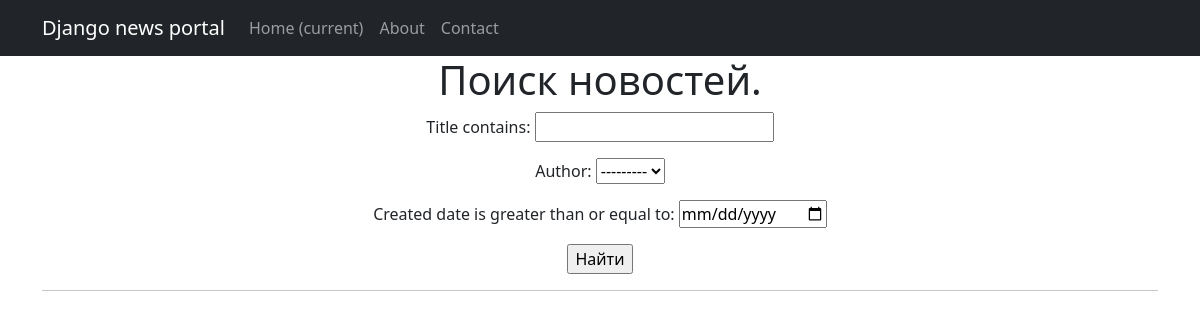
The page /news/news/search/ on the database as committed earlier.
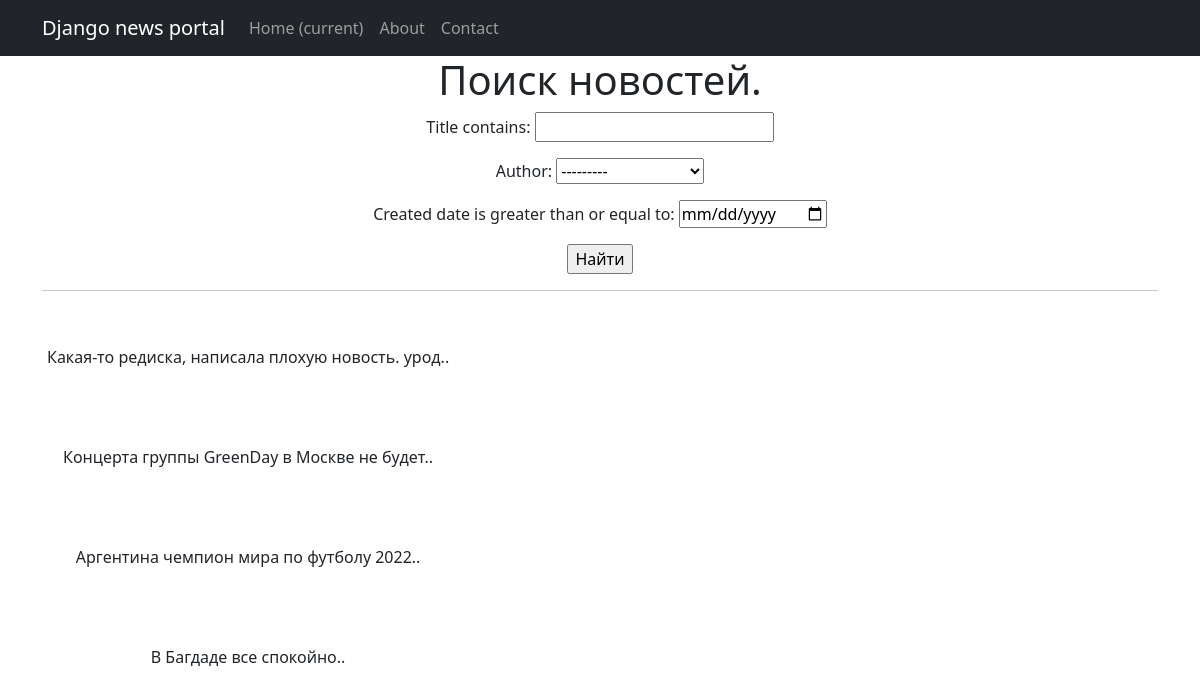
The same page on the database as committed later.
### news/models.py (models this page shows, shortened)
class Post(models.Model):
    article = 'a'
    news = 'n'
    POST_TYPE = [
        (article, "Статья"),
        (news, "Новость")
    ]
    author = models.ForeignKey(Author, on_delete=models.CASCADE)
    post_type = models.CharField(max_length=1, choices=POST_TYPE, default=article)
    created = models.DateTimeField(auto_now_add=True)
    cats = models.ManyToManyField(Category, through='PostCategory')
    title = models.CharField(max_length=255)
    text = models.TextField()
    rating = models.IntegerField(default=0)
    def preview(self):
        size = 124 if len(self.text) > 124 else len(self.text)
        return self.text[:size] + '..'

### news/views.py (the view)
# urls.py: path('news/search/', NewsSearch.as_view(), name='news_search'),
class NewsSearch(ListView):
    model = Post
    ordering = '-created'
    template_name = 'news_search.html'
    context_object_name = 'news_search'
    paginate_by = 10
    def get_context_data(self, **kwargs):
        context = super().get_context_data(**kwargs)
        context['time_now'] = datetime.utcnow()
        context['filterset'] = self.filterset
        return context
    def get_queryset(self):
        queryset = super().get_queryset()
        self.filterset = NewsFilter(self.request.GET, queryset)
        return self.filterset.qs

### templates/news_search.html (shortened to what this page needs)
{% extends 'flatpages/default.html' %}
{% block content %}
<h1>Поиск новостей.</h1>
<form action="" method="get">
   {{ filterset.form.as_p }}
   <input type="submit" value="Найти" />
</form>
<hr>
<table>
    {% for post in news_search %}
           <tr style="height: 100px;">
               <td style="height: 100px;">{{ post.name_news }}</td>
               <td style="height: 100px;">{{ post.data_time }}</td>
               <td style="height: 100px;">{{ post.preview }}</td>
           </tr>
    {% endfor %}
</table>
{% endblock content %}

Rows that differ between the two databases and show on the page:
added Post: preview "Какая-то редиска, написала плохую новость. урод.."
added Post: preview "Концерта группы GreenDay в Москве не будет.."
added Post: preview "Аргентина чемпион мира по футболу 2022.."
added Post: preview "В Багдаде все спокойно.."
